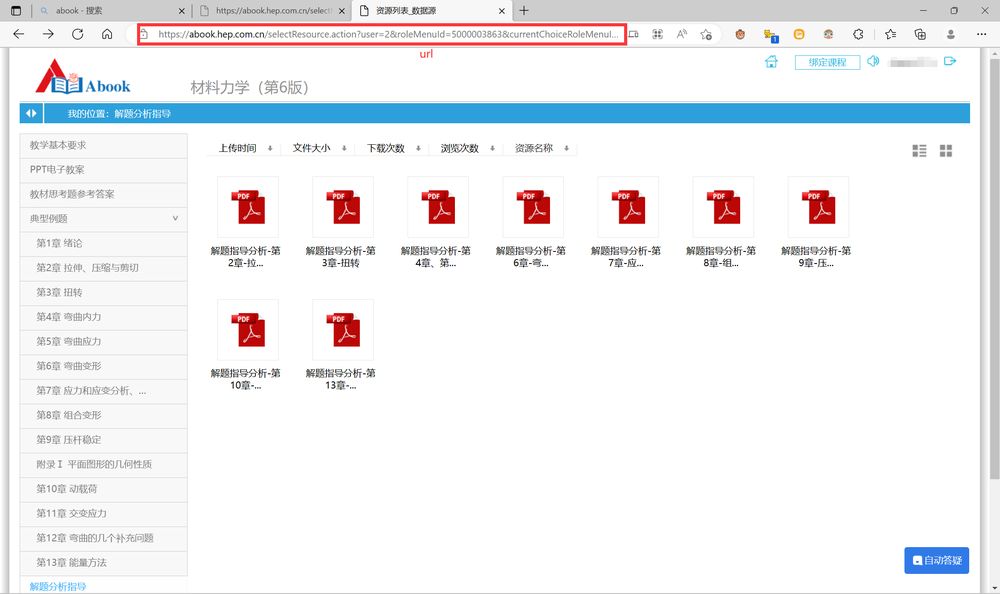
#> input picture Abook下载/PasteImage/2023-02-25-21-22-26.png, 1000 x 594 px, shrunk from 2240 x 1330 before the run; its folder holds only this picture in this run
$ python -i main.py   (imports and definitions only)
#> lines starting #> are read from the running program, lines starting #| are printed output that depends on the picture
# %%
import os
import cv2
from tqdm import tqdm
import numpy as np
import matplotlib.pyplot as plt

# %%
# img = cv2.imread("./input/ppt65.jpg")


def convert1(img):
    # 从BGR变为RGB
    b, g, r = cv2.split(img)
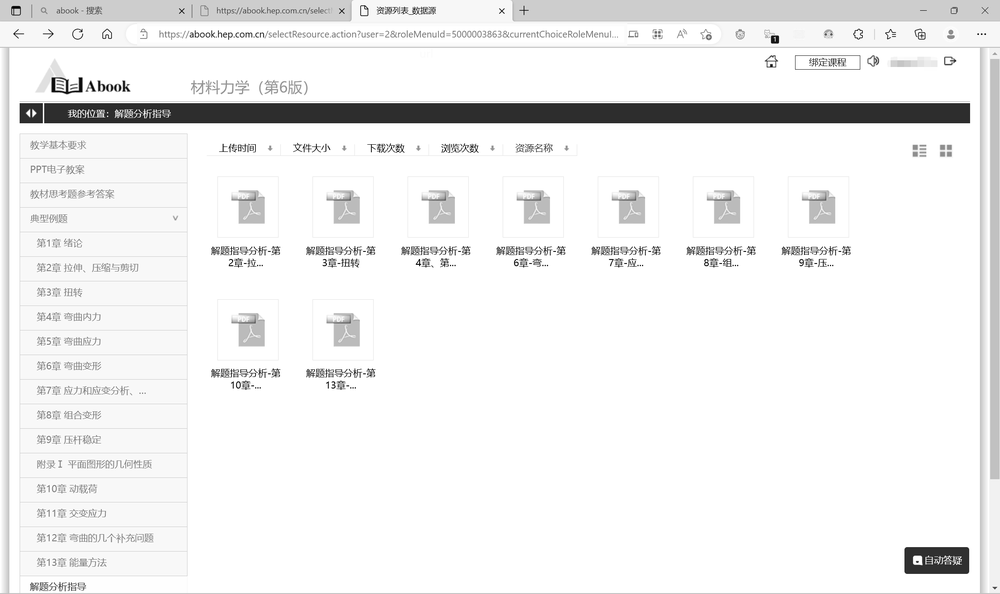
#> b: shape (594, 1000); min 0, max 255, mean 239.9
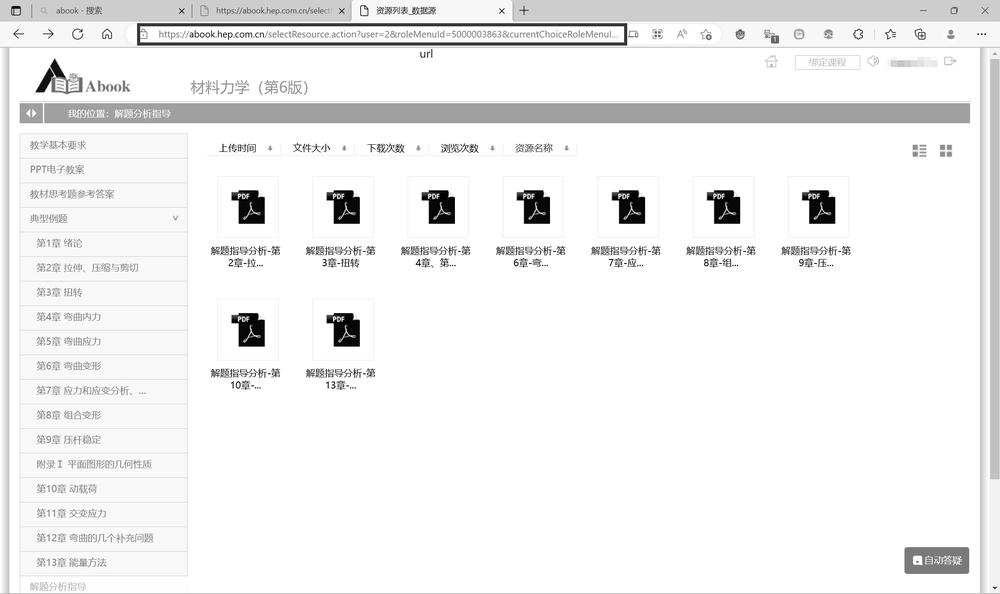
#> g: shape (594, 1000); min 0, max 255, mean 240.5
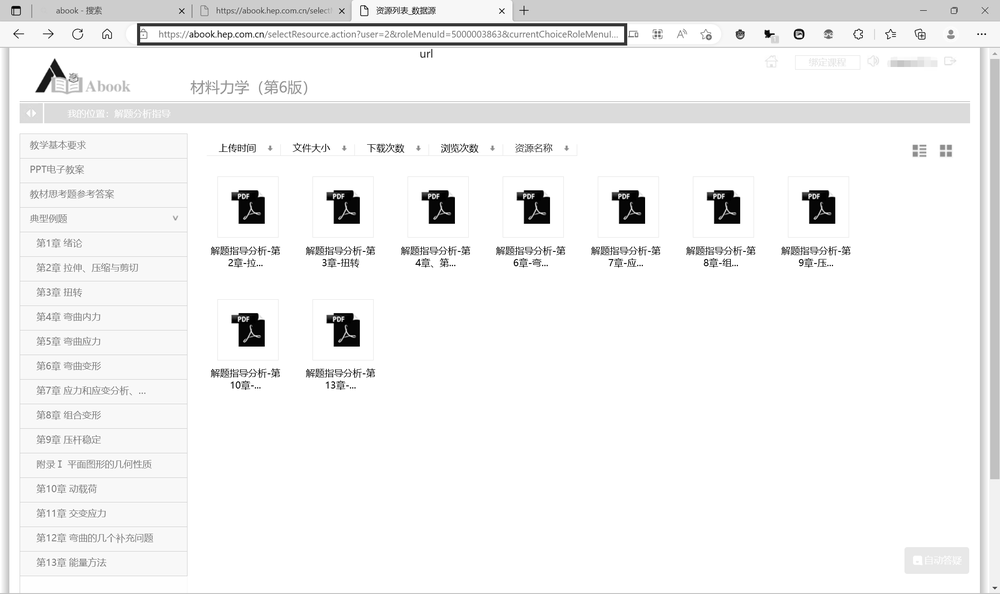
#> r: shape (594, 1000); min 0, max 255, mean 242.7
    img = cv2.merge([r, g, b])
#> img is the input picture: shape (594, 1000, 3); mean B, G, R 242.7, 240.5, 239.9
    # plt.imshow(img)
    # plt.show()

    # 反色
    img = 255-img
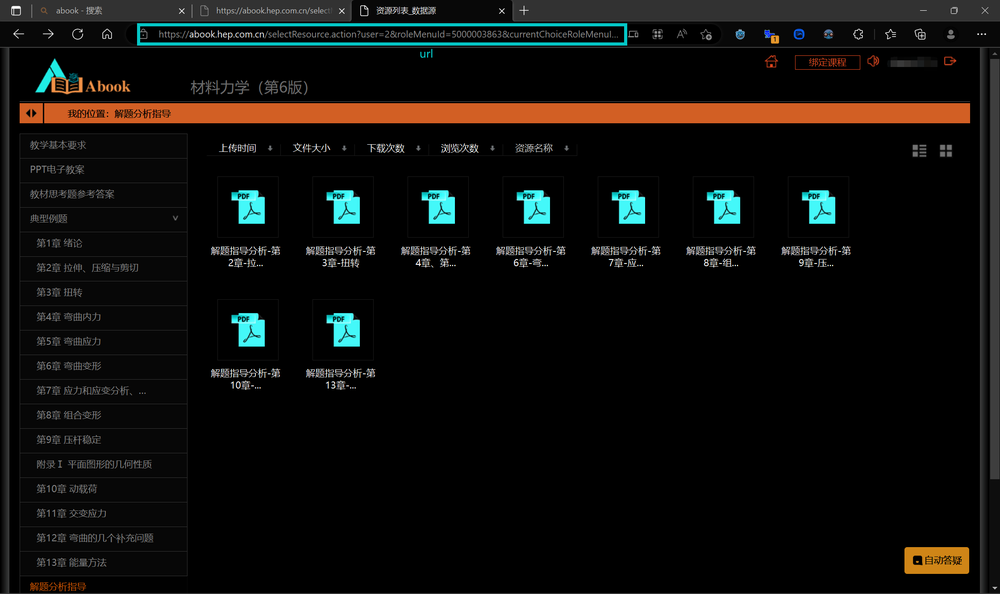
#> img: shape (594, 1000, 3); mean B, G, R 12.3, 14.5, 15.1
    # [17 lines of commented-out code are left out]
    r, g, b = cv2.split(img)
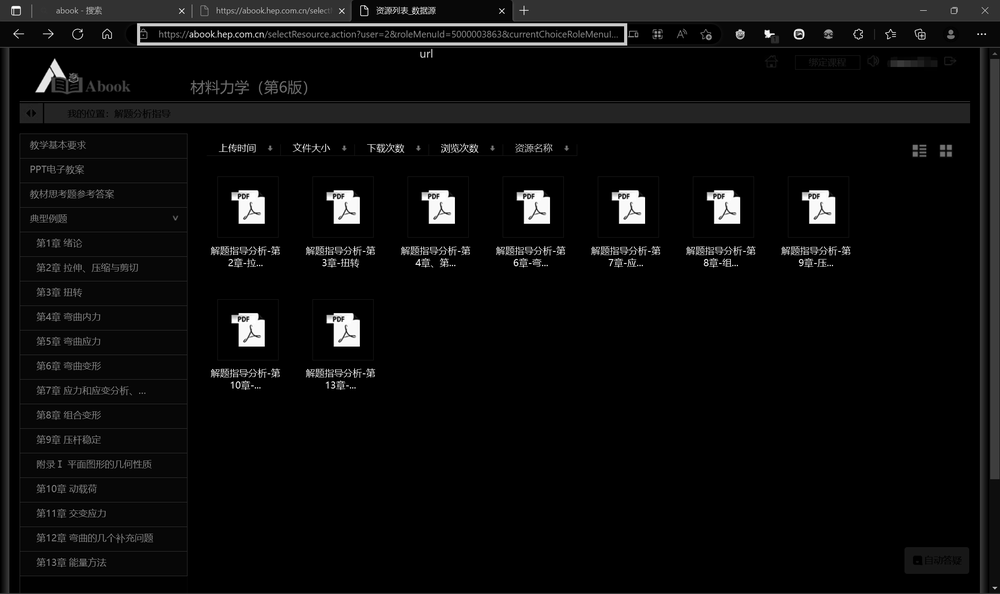
#> r: shape (594, 1000); min 0, max 255, mean 12.3
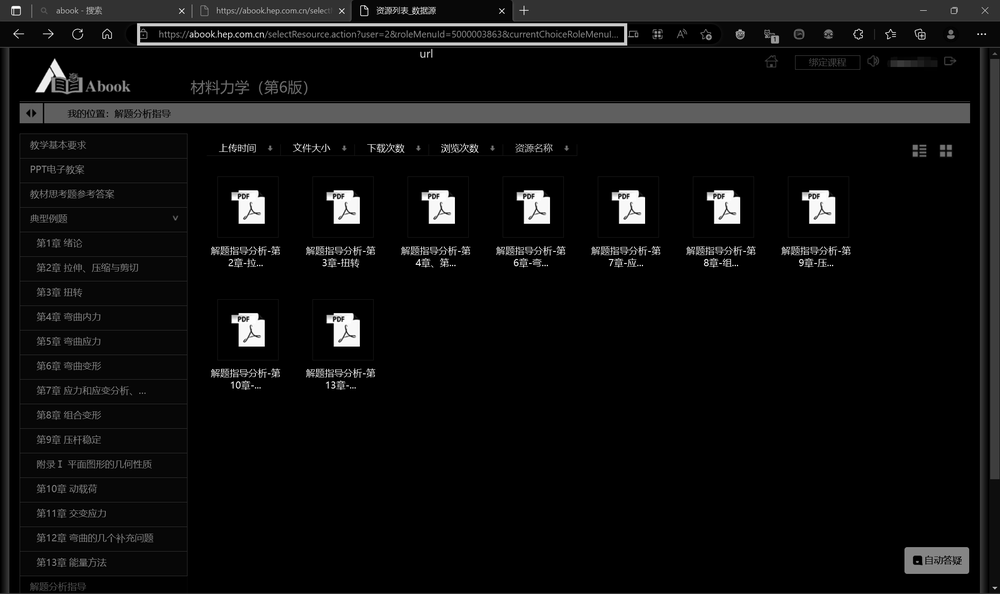
#> g: shape (594, 1000); min 0, max 255, mean 14.5
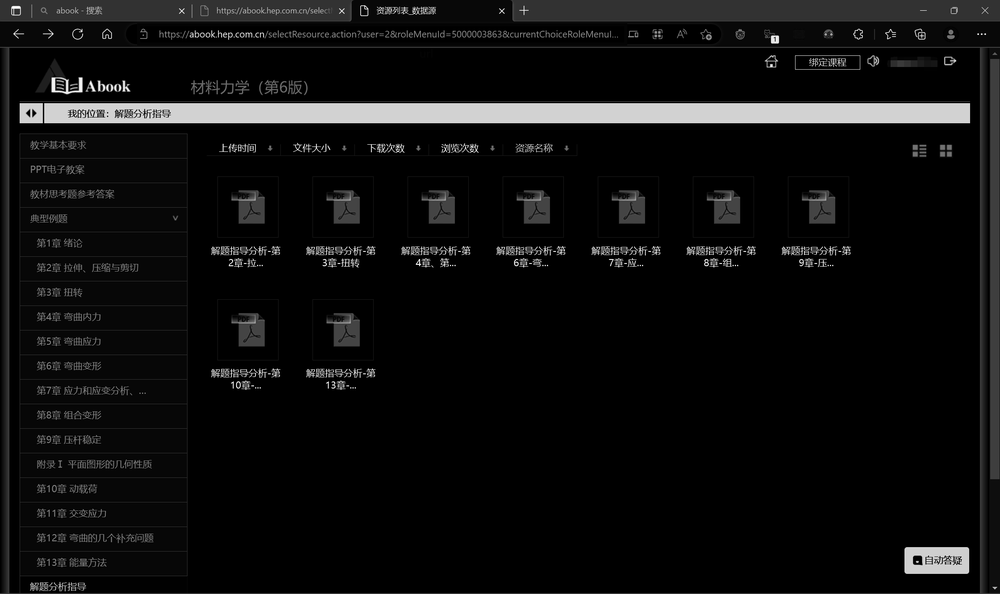
#> b: shape (594, 1000); min 0, max 255, mean 15.1
    img = cv2.merge([b, g, r])

    return img


# %%
# img = cv2.imread("./input/ppt65.jpg")

def convert2(img):
    img = cv2.cvtColor(img, cv2.COLOR_RGB2GRAY)
    # plt.imshow(img, cmap="gray")
    # plt.show()

    # 反色
    img = 255-img
    # [8 lines of commented-out code are left out]

    return img


# %%
# [5 lines not run here, left out]

>>> import cv2
>>> picture = cv2.cvtColor(cv2.imread('../../Abook下载/PasteImage/2023-02-25-21-22-26.png'), cv2.COLOR_BGR2RGB)
>>> result = convert1(picture)

$ run again, on Abook下载/PasteImage/2023-02-25-21-24-00.png
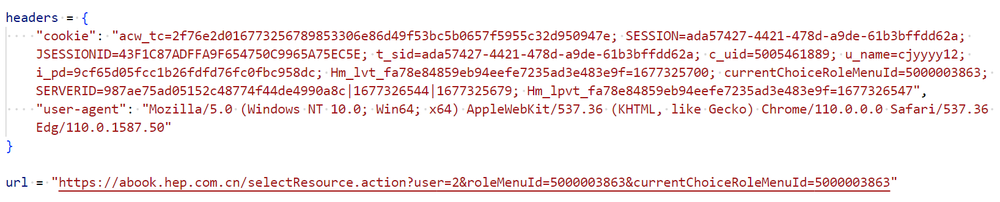
#> input picture Abook下载/PasteImage/2023-02-25-21-24-00.png, 1000 x 202 px, shrunk from 1636 x 331 before the run
#> in convert1, img is the input picture: shape (202, 1000, 3); mean B, G, R 235.6, 235.4, 245.9
#> in convert1, `img = 255-img`:
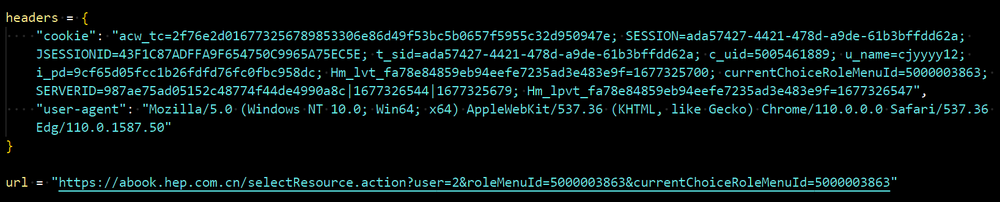
#> img: shape (202, 1000, 3); mean B, G, R 19.4, 19.6, 9.1
#> in convert1, `r, g, b = cv2.split(img)`:
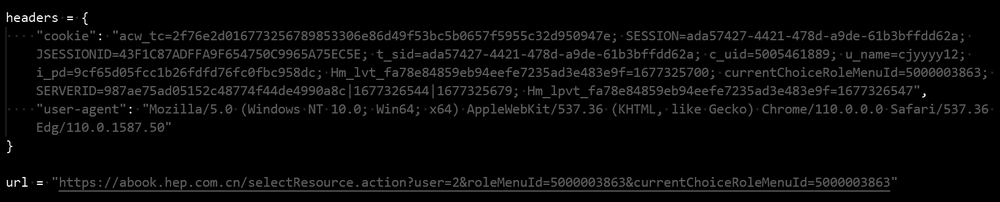
#> b: shape (202, 1000); min 0, max 255, mean 9.1

$ run again, on Abook下载/PasteImage/2023-02-25-21-44-48.png
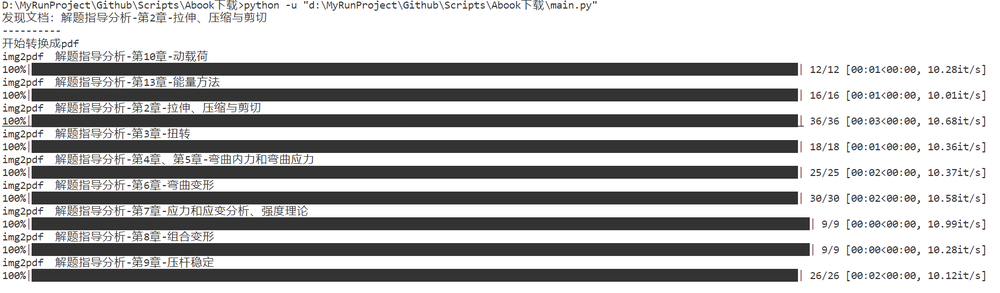
#> input picture Abook下载/PasteImage/2023-02-25-21-44-48.png, 1000 x 293 px, shrunk from 1866 x 546 before the run
#> in convert1, img is the input picture: shape (293, 1000, 3); mean B, G, R 184.1, 183.9, 184
#> in convert1, `img = 255-img`:
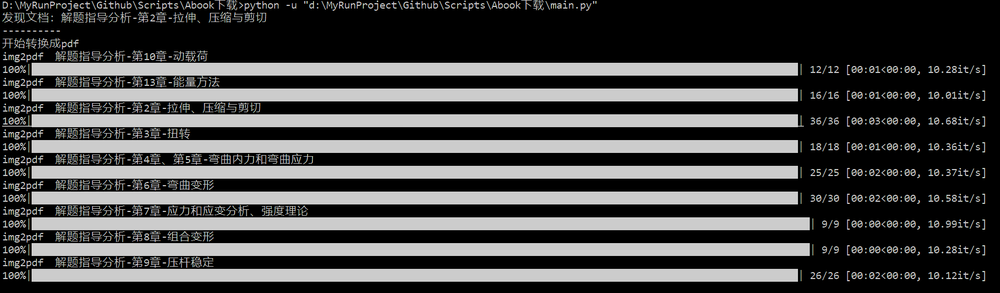
#> img: shape (293, 1000, 3); mean B, G, R 70.9, 71.1, 71

$ run again, on Abook下载/PasteImage/2023-02-25-21-45-59.png
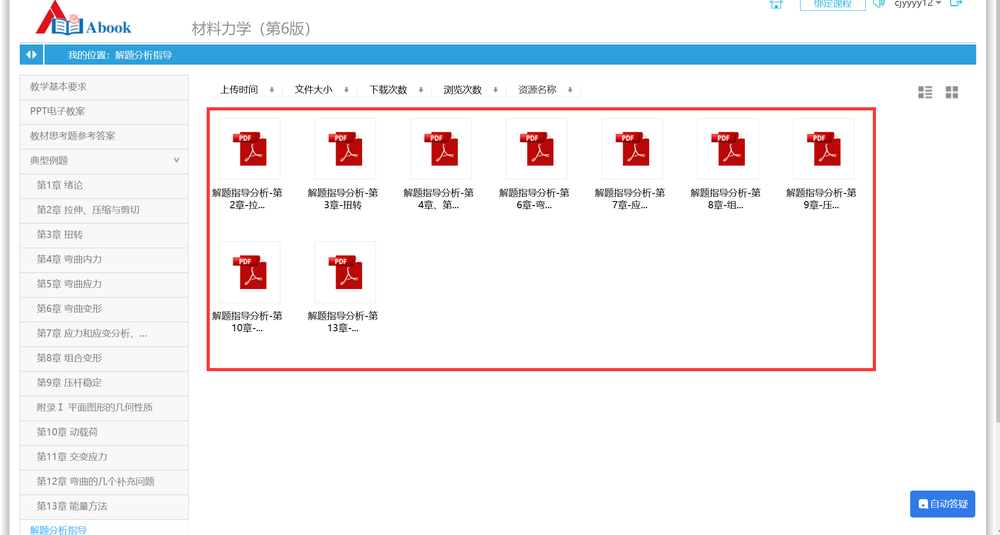
#> input picture Abook下载/PasteImage/2023-02-25-21-45-59.png, 1000 x 535 px, shrunk from 2226 x 1192 before the run
#> in convert1, img is the input picture: shape (535, 1000, 3); mean B, G, R 243.4, 240.9, 241.2
#> in convert1, `img = 255-img`:
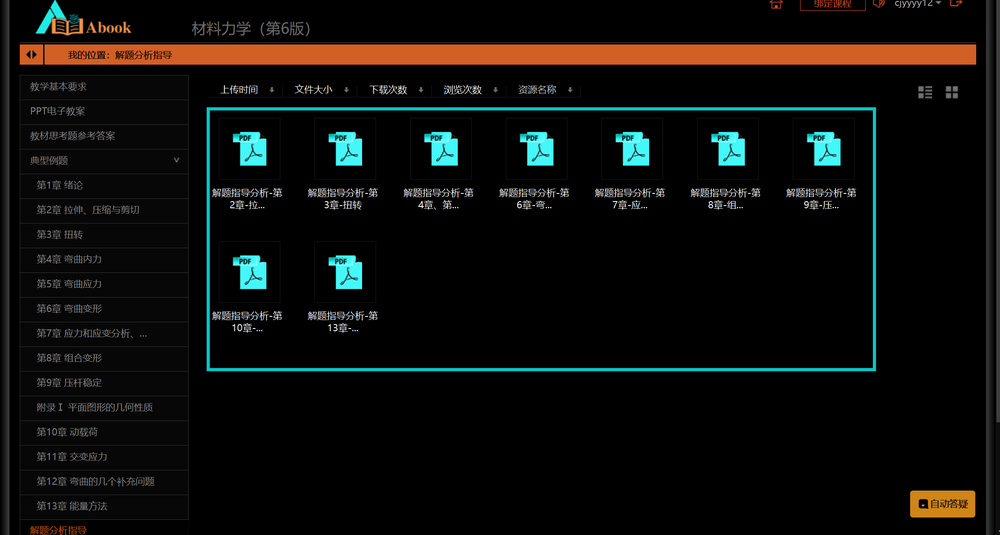
#> img: shape (535, 1000, 3); mean B, G, R 11.6, 14.1, 13.8
#> in convert1, `r, g, b = cv2.split(img)`:
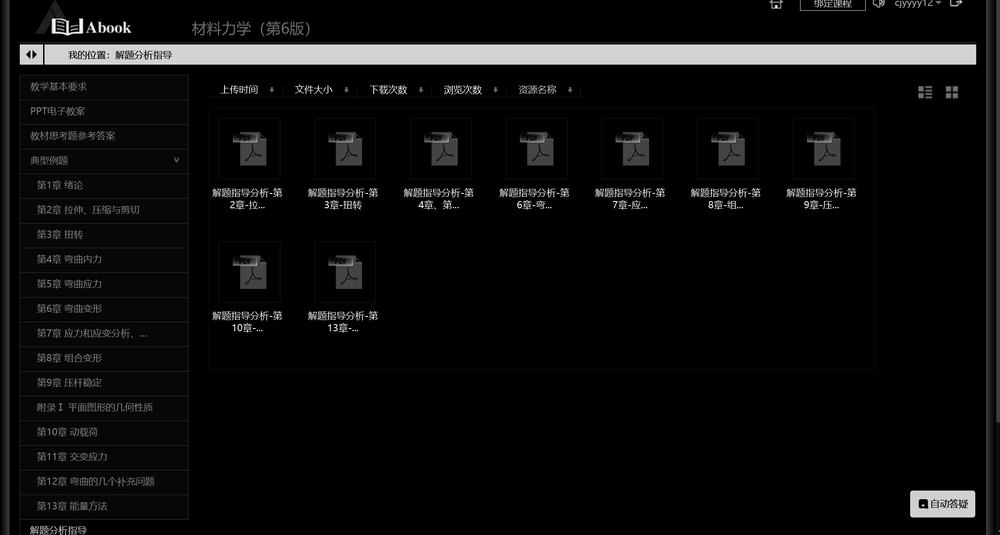
#> b: shape (535, 1000); min 0, max 255, mean 13.8
